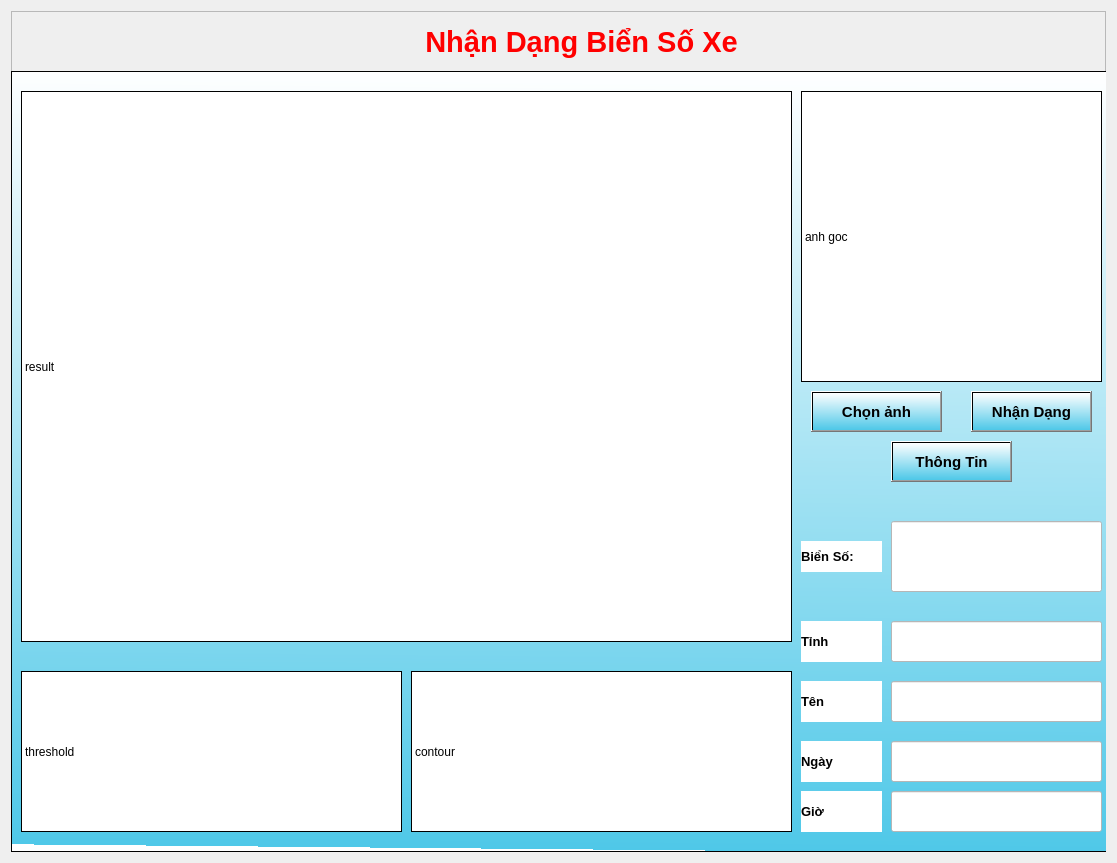
<?xml version="1.0" encoding="UTF-8"?>
<ui version="4.0">
 <class>Frame</class>
 <widget class="QFrame" name="Frame">
  <property name="geometry">
   <rect>
    <x>0</x>
    <y>0</y>
    <width>1117</width>
    <height>863</height>
   </rect>
  </property>
  <property name="windowTitle">
   <string>Frame</string>
  </property>
  <layout class="QVBoxLayout" name="verticalLayout">
   <item>
    <widget class="QFrame" name="frame">
     <property name="frameShape">
      <enum>QFrame::StyledPanel</enum>
     </property>
     <property name="frameShadow">
      <enum>QFrame::Raised</enum>
     </property>
     <widget class="QLabel" name="label">
      <property name="geometry">
       <rect>
        <x>180</x>
        <y>10</y>
        <width>781</width>
        <height>41</height>
       </rect>
      </property>
      <property name="font">
       <font>
        <pointsize>22</pointsize>
        <weight>75</weight>
        <bold>true</bold>
        <underline>false</underline>
        <strikeout>false</strikeout>
       </font>
      </property>
      <property name="styleSheet">
       <string notr="true">color: qconicalgradient(cx:0.5, cy:0.5, angle:0, stop:0 rgba(255, 255, 255, 255), stop:0.373979 rgba(255, 255, 255, 255), stop:0.373991 rgba(33, 30, 255, 255), stop:0.624018 rgba(33, 30, 255, 255), stop:0.624043 rgba(255, 0, 0, 255), stop:1 rgba(255, 0, 0, 255));</string>
      </property>
      <property name="text">
       <string>Nhận Dạng Biển Số Xe</string>
      </property>
      <property name="alignment">
       <set>Qt::AlignCenter</set>
      </property>
     </widget>
     <widget class="QFrame" name="frame_2">
      <property name="geometry">
       <rect>
        <x>0</x>
        <y>60</y>
        <width>1101</width>
        <height>781</height>
       </rect>
      </property>
      <property name="font">
       <font>
        <pointsize>20</pointsize>
        <weight>75</weight>
        <bold>true</bold>
       </font>
      </property>
      <property name="styleSheet">
       <string notr="true">background-color: qlineargradient(spread:repeat, x1:0.701199, y1:1, x2:0.716, y2:0, stop:0 rgba(79, 200, 232, 255), stop:1 rgba(255, 255, 255, 255));</string>
      </property>
      <property name="frameShape">
       <enum>QFrame::StyledPanel</enum>
      </property>
      <property name="frameShadow">
       <enum>QFrame::Raised</enum>
      </property>
      <widget class="QPushButton" name="btn_nhandang">
       <property name="geometry">
        <rect>
         <x>960</x>
         <y>320</y>
         <width>121</width>
         <height>41</height>
        </rect>
       </property>
       <property name="font">
        <font>
         <family>Tahoma</family>
         <pointsize>11</pointsize>
         <weight>75</weight>
         <bold>true</bold>
        </font>
       </property>
       <property name="text">
        <string>Nhận Dạng</string>
       </property>
      </widget>
      <widget class="QPushButton" name="btn_info">
       <property name="geometry">
        <rect>
         <x>880</x>
         <y>370</y>
         <width>121</width>
         <height>41</height>
        </rect>
       </property>
       <property name="font">
        <font>
         <family>Tahoma</family>
         <pointsize>11</pointsize>
         <weight>75</weight>
         <bold>true</bold>
        </font>
       </property>
       <property name="text">
        <string>Thông Tin</string>
       </property>
      </widget>
      <widget class="QPushButton" name="btn_chonanh">
       <property name="geometry">
        <rect>
         <x>800</x>
         <y>320</y>
         <width>131</width>
         <height>41</height>
        </rect>
       </property>
       <property name="font">
        <font>
         <family>Tahoma</family>
         <pointsize>11</pointsize>
         <weight>75</weight>
         <bold>true</bold>
        </font>
       </property>
       <property name="styleSheet">
        <string notr="true"/>
       </property>
       <property name="text">
        <string>Chọn ảnh</string>
       </property>
      </widget>
      <widget class="QLabel" name="lbl_result">
       <property name="geometry">
        <rect>
         <x>10</x>
         <y>20</y>
         <width>771</width>
         <height>551</height>
        </rect>
       </property>
       <property name="focusPolicy">
        <enum>Qt::NoFocus</enum>
       </property>
       <property name="styleSheet">
        <string notr="true">background-color: rgb(255, 255, 255);</string>
       </property>
       <property name="frameShape">
        <enum>QFrame::Box</enum>
       </property>
       <property name="text">
        <string>result</string>
       </property>
      </widget>
      <widget class="QLabel" name="lbl_threshold">
       <property name="geometry">
        <rect>
         <x>10</x>
         <y>600</y>
         <width>381</width>
         <height>161</height>
        </rect>
       </property>
       <property name="styleSheet">
        <string notr="true">background-color: rgb(255, 255, 255);</string>
       </property>
       <property name="frameShape">
        <enum>QFrame::Box</enum>
       </property>
       <property name="text">
        <string>threshold</string>
       </property>
      </widget>
      <widget class="QLabel" name="original_img">
       <property name="geometry">
        <rect>
         <x>790</x>
         <y>20</y>
         <width>301</width>
         <height>291</height>
        </rect>
       </property>
       <property name="styleSheet">
        <string notr="true">background-color: rgb(255, 255, 255);</string>
       </property>
       <property name="frameShape">
        <enum>QFrame::Box</enum>
       </property>
       <property name="text">
        <string>anh goc</string>
       </property>
      </widget>
      <widget class="QLineEdit" name="let_bienso">
       <property name="geometry">
        <rect>
         <x>880</x>
         <y>450</y>
         <width>211</width>
         <height>71</height>
        </rect>
       </property>
       <property name="font">
        <font>
         <family>Tahoma</family>
         <pointsize>22</pointsize>
         <weight>75</weight>
         <bold>true</bold>
        </font>
       </property>
       <property name="focusPolicy">
        <enum>Qt::StrongFocus</enum>
       </property>
       <property name="styleSheet">
        <string notr="true">background-color: rgb(255, 255, 255);</string>
       </property>
       <property name="text">
        <string/>
       </property>
       <property name="alignment">
        <set>Qt::AlignCenter</set>
       </property>
      </widget>
      <widget class="QLineEdit" name="let_tinh">
       <property name="geometry">
        <rect>
         <x>880</x>
         <y>550</y>
         <width>211</width>
         <height>41</height>
        </rect>
       </property>
       <property name="font">
        <font>
         <family>Tahoma</family>
         <pointsize>14</pointsize>
         <weight>50</weight>
         <bold>false</bold>
        </font>
       </property>
       <property name="styleSheet">
        <string notr="true">background-color: rgb(255, 255, 255);</string>
       </property>
       <property name="text">
        <string/>
       </property>
       <property name="alignment">
        <set>Qt::AlignCenter</set>
       </property>
      </widget>
      <widget class="QLineEdit" name="let_gio">
       <property name="geometry">
        <rect>
         <x>880</x>
         <y>720</y>
         <width>211</width>
         <height>41</height>
        </rect>
       </property>
       <property name="font">
        <font>
         <family>Tahoma</family>
         <pointsize>14</pointsize>
         <weight>75</weight>
         <bold>true</bold>
        </font>
       </property>
       <property name="styleSheet">
        <string notr="true">background-color: rgb(255, 255, 255);</string>
       </property>
       <property name="alignment">
        <set>Qt::AlignCenter</set>
       </property>
      </widget>
      <widget class="QLabel" name="label_2">
       <property name="geometry">
        <rect>
         <x>790</x>
         <y>470</y>
         <width>81</width>
         <height>31</height>
        </rect>
       </property>
       <property name="font">
        <font>
         <family>Tahoma</family>
         <pointsize>10</pointsize>
         <weight>75</weight>
         <bold>true</bold>
        </font>
       </property>
       <property name="styleSheet">
        <string notr="true">background-color: rgb(255, 255, 255);</string>
       </property>
       <property name="text">
        <string>Biển Số: </string>
       </property>
      </widget>
      <widget class="QLabel" name="label_3">
       <property name="geometry">
        <rect>
         <x>790</x>
         <y>550</y>
         <width>81</width>
         <height>41</height>
        </rect>
       </property>
       <property name="font">
        <font>
         <family>Tahoma</family>
         <pointsize>10</pointsize>
         <weight>75</weight>
         <bold>true</bold>
        </font>
       </property>
       <property name="styleSheet">
        <string notr="true">background-color: rgb(255, 255, 255);</string>
       </property>
       <property name="text">
        <string>Tỉnh</string>
       </property>
      </widget>
      <widget class="QLabel" name="lbl_contour">
       <property name="geometry">
        <rect>
         <x>400</x>
         <y>600</y>
         <width>381</width>
         <height>161</height>
        </rect>
       </property>
       <property name="styleSheet">
        <string notr="true">background-color: rgb(255, 255, 255);</string>
       </property>
       <property name="frameShape">
        <enum>QFrame::Box</enum>
       </property>
       <property name="text">
        <string>contour</string>
       </property>
      </widget>
      <widget class="QLabel" name="label_4">
       <property name="geometry">
        <rect>
         <x>790</x>
         <y>610</y>
         <width>81</width>
         <height>41</height>
        </rect>
       </property>
       <property name="font">
        <font>
         <family>Tahoma</family>
         <pointsize>10</pointsize>
         <weight>75</weight>
         <bold>true</bold>
        </font>
       </property>
       <property name="styleSheet">
        <string notr="true">background-color: rgb(255, 255, 255);</string>
       </property>
       <property name="text">
        <string>Tên</string>
       </property>
      </widget>
      <widget class="QLineEdit" name="let_ngay">
       <property name="geometry">
        <rect>
         <x>880</x>
         <y>670</y>
         <width>211</width>
         <height>41</height>
        </rect>
       </property>
       <property name="font">
        <font>
         <family>Tahoma</family>
         <pointsize>14</pointsize>
         <weight>75</weight>
         <bold>true</bold>
        </font>
       </property>
       <property name="styleSheet">
        <string notr="true">background-color: rgb(255, 255, 255);</string>
       </property>
       <property name="alignment">
        <set>Qt::AlignCenter</set>
       </property>
      </widget>
      <widget class="QLabel" name="label_8">
       <property name="geometry">
        <rect>
         <x>790</x>
         <y>720</y>
         <width>81</width>
         <height>41</height>
        </rect>
       </property>
       <property name="font">
        <font>
         <family>Tahoma</family>
         <pointsize>10</pointsize>
         <weight>75</weight>
         <bold>true</bold>
        </font>
       </property>
       <property name="styleSheet">
        <string notr="true">background-color: rgb(255, 255, 255);</string>
       </property>
       <property name="text">
        <string>Giờ</string>
       </property>
      </widget>
      <widget class="QLabel" name="label_9">
       <property name="geometry">
        <rect>
         <x>790</x>
         <y>670</y>
         <width>81</width>
         <height>41</height>
        </rect>
       </property>
       <property name="font">
        <font>
         <family>Tahoma</family>
         <pointsize>10</pointsize>
         <weight>75</weight>
         <bold>true</bold>
        </font>
       </property>
       <property name="styleSheet">
        <string notr="true">background-color: rgb(255, 255, 255);</string>
       </property>
       <property name="text">
        <string>Ngày</string>
       </property>
      </widget>
      <widget class="QLineEdit" name="let_ten">
       <property name="geometry">
        <rect>
         <x>880</x>
         <y>610</y>
         <width>211</width>
         <height>41</height>
        </rect>
       </property>
       <property name="font">
        <font>
         <family>Tahoma</family>
         <pointsize>14</pointsize>
         <weight>50</weight>
         <bold>false</bold>
        </font>
       </property>
       <property name="styleSheet">
        <string notr="true">background-color: rgb(255, 255, 255);</string>
       </property>
       <property name="text">
        <string/>
       </property>
       <property name="alignment">
        <set>Qt::AlignBottom|Qt::AlignHCenter</set>
       </property>
      </widget>
     </widget>
     <zorder>frame_2</zorder>
     <zorder>label</zorder>
    </widget>
   </item>
  </layout>
 </widget>
 <resources/>
 <connections/>
</ui>
